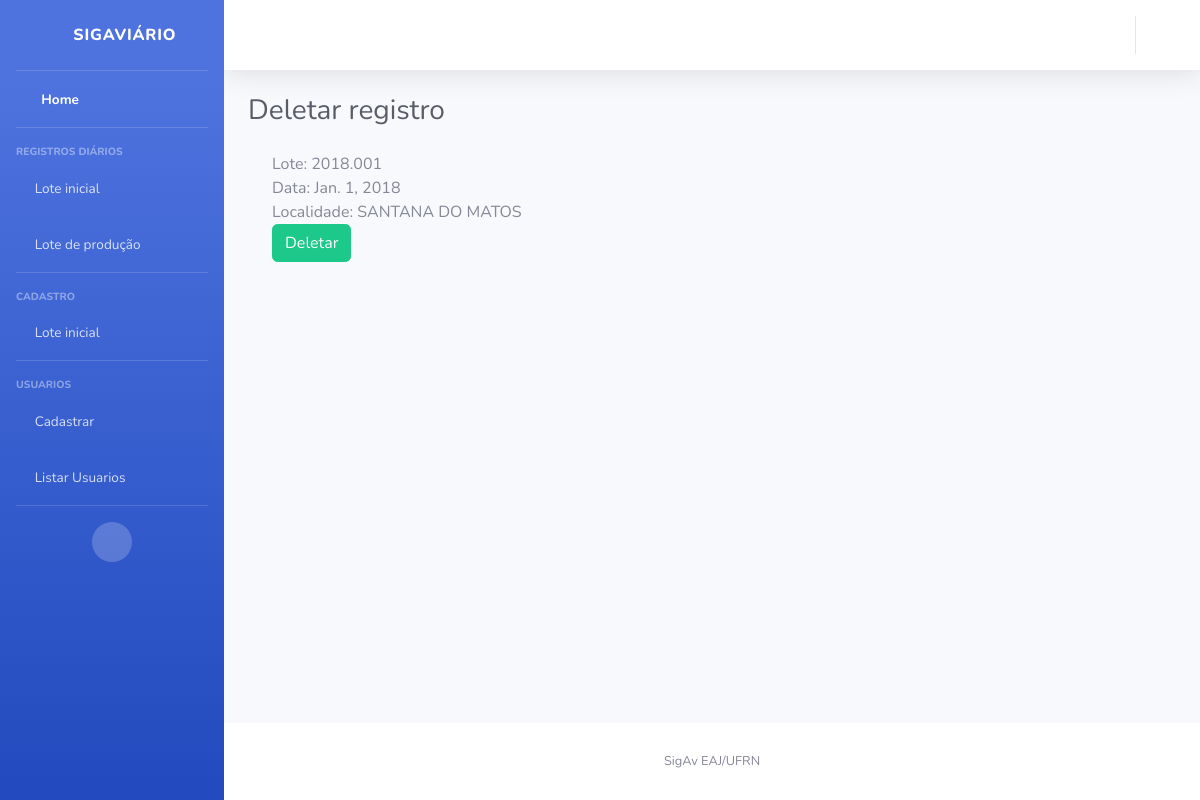
The app's page /lote/deletar/14 with its own data.
### lote/models.py (models this page shows)
class Lote(models.Model):
    codigo = models.CharField(max_length=50, unique=True)
    aptidao = models.CharField(max_length=1, choices=APTIDAO, default='B')
    data_chegada = models.DateField(default=date.today)
    localidade = models.CharField(max_length=200)
    quantidade_aves_chegada = models.PositiveIntegerField()
    quantidade_aves_final = models.PositiveIntegerField(null=True, blank=True)
    raca = models.CharField(max_length=1, choices=RACA)
    status = models.CharField(max_length=1, choices=STATUS, default='A')
    def __str__(self):
        return self.codigo
    class Meta:
        ordering = ('status','data_chegada',)

### lote/views.py (the view)
# urls.py: path('deletar/<int:pk>', views.DeletarLote.as_view(), name='deletar'),
class DeletarLote(DeleteView):
    model = Lote
    template_name = 'lote/confirmacao_deletar.html'
    success_url = reverse_lazy('lote:listar')

### templates/lote/confirmacao_deletar.html (shortened to what this page needs)
{% extends "base.html" %}
{% block titulo %}
Deletar registro
{% endblock %}
    {% block conteudo %}
    {% load bootstrap4 %}
</head>
<body>
    <div class="container">
        <form method="post">
            Lote: {{object}} <br>
            Data: {{object.data_chegada}} <br>
            Localidade: {{object.localidade}} <br>
            <input type="submit" class="btn btn-success" value="Deletar">
        </form>
      </div>
</body>
</html>
{% endblock %}

### records on screen
Lote: codigo "2018.001", data_chegada "Jan. 1, 2018", localidade "SANTANA DO MATOS"
